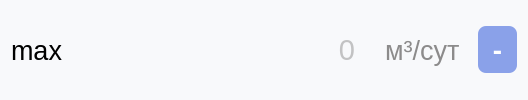
                     <widget class="QWidget" name="widget_41" native="true">
                      <property name="font">
                       <font>
                        <pointsize>36</pointsize>
                       </font>
                      </property>
                      <property name="styleSheet">
                       <string notr="true">border-radius: 8px;
background-color:rgb(248, 249, 251);
color: rgb(140, 139, 139);</string>
                      </property>
                      <layout class="QHBoxLayout" name="horizontalLayout_75">
                       <item>
                        <widget class="QLabel" name="max_syt_text">
                         <property name="minimumSize">
                          <size>
                           <width>0</width>
                           <height>0</height>
                          </size>
                         </property>
                         <property name="maximumSize">
                          <size>
                           <width>16777215</width>
                           <height>16777215</height>
                          </size>
                         </property>
                         <property name="font">
                          <font>
                           <pointsize>20</pointsize>
                          </font>
                         </property>
                         <property name="styleSheet">
                          <string notr="true">background-color:rgb(248, 249, 251);
color: rgb(0, 0, 0);
margin-right: 0px;
</string>
                         </property>
                         <property name="inputMethodHints">
                          <set>Qt::ImhNone</set>
                         </property>
                         <property name="text">
                          <string>max</string>
                         </property>
                         <property name="wordWrap">
                          <bool>true</bool>
                         </property>
                        </widget>
                       </item>
                       <item>
                        <widget class="QLineEdit" name="max_syt">
                         <property name="minimumSize">
                          <size>
                           <width>0</width>
                           <height>0</height>
                          </size>
                         </property>
                         <property name="font">
                          <font>
                           <family>MS Shell Dlg 2</family>
                           <pointsize>22</pointsize>
                           <weight>50</weight>
                           <italic>false</italic>
                           <bold>false</bold>
                           <strikeout>false</strikeout>
                          </font>
                         </property>
                         <property name="layoutDirection">
                          <enum>Qt::LeftToRight</enum>
                         </property>
                         <property name="styleSheet">
                          <string notr="true">background-color:rgb(248, 249, 251);
color: rgb(140, 139, 139);
outline: 0px;
padding-left: 10px;
margin-left: 20px;
margin-right: 10px;
border-top-left-radius: 0px;
border-bottom-left-radius: 00px;
border: none;

</string>
                         </property>
                         <property name="alignment">
                          <set>Qt::AlignRight|Qt::AlignTrailing|Qt::AlignVCenter</set>
                         </property>
                         <property name="placeholderText">
                          <string>0</string>
                         </property>
                        </widget>
                       </item>
                       <item>
                        <widget class="QLabel" name="max_syt_dim">
                         <property name="font">
                          <font>
                           <pointsize>20</pointsize>
                          </font>
                         </property>
                         <property name="styleSheet">
                          <string notr="true">margin-left: 5px;
margin-right: 5px;</string>
                         </property>
                         <property name="text">
                          <string>м³/сут</string>
                         </property>
                        </widget>
                       </item>
                       <item>
                        <widget class="QPushButton" name="clean_max_syt">
                         <property name="font">
                          <font>
                           <family>Montserrat</family>
                           <pointsize>20</pointsize>
                           <weight>75</weight>
                           <bold>true</bold>
                          </font>
                         </property>
                         <property name="styleSheet">
                          <string notr="true">QPushButton {
background-color:rgb(138, 161, 233);
color:rgb(255, 255, 255);
font-weight: 600;
border-radius: 8px;
padding: 5px 15px;
outline: 0px;
}
QPushButton:hover{
background-color: rgb(125, 143, 202);
}</string>
                         </property>
                         <property name="text">
                          <string>-</string>
                         </property>
                        </widget>
                       </item>
                      </layout>
                     </widget>
